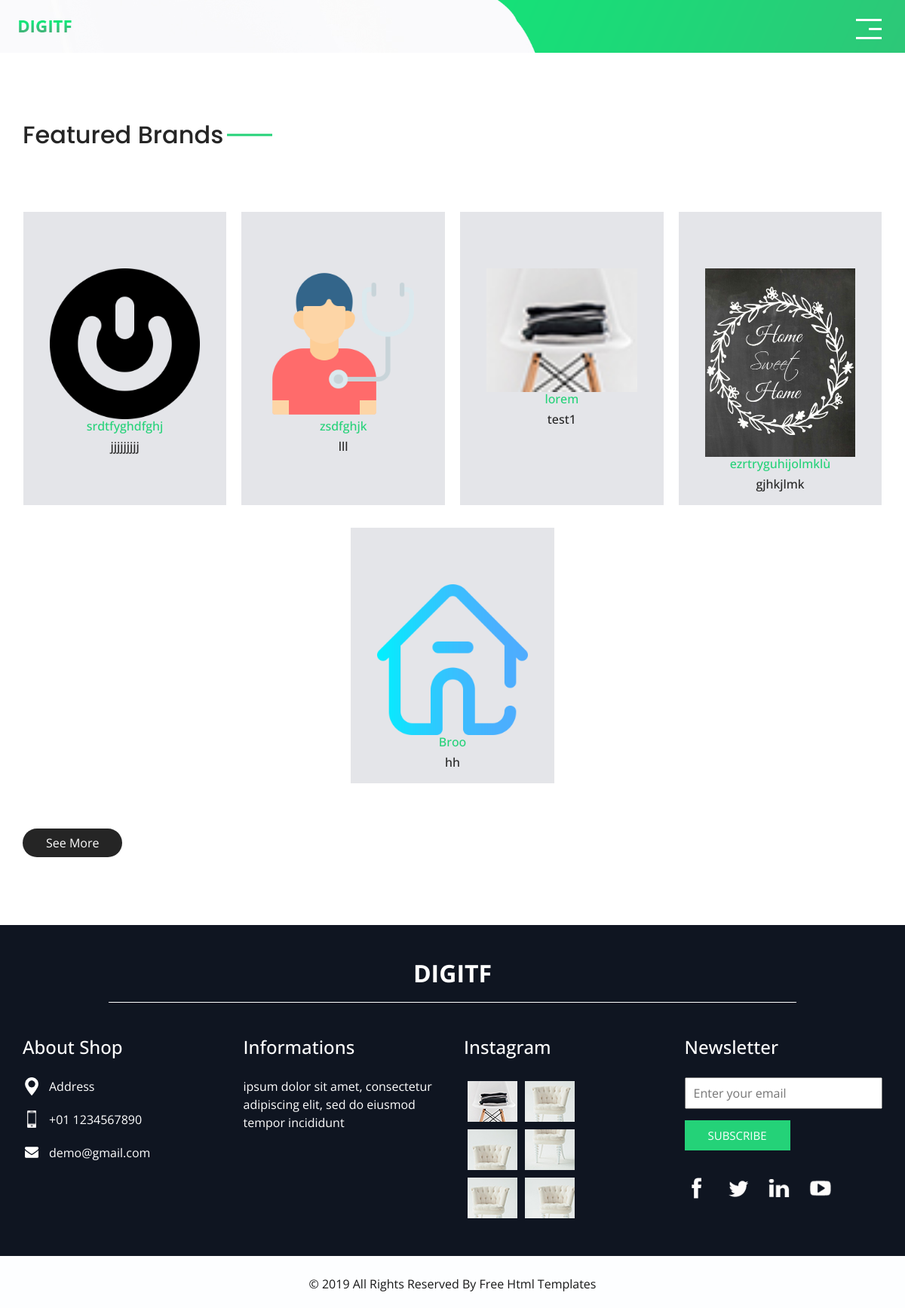
The app's page /shop/ with its own data.
### monapp/models.py (models this page shows, shortened)
class Annonce(models.Model):
    title = models.CharField(max_length=200)
    content = models.TextField()
    published_date = models.DateTimeField(auto_now_add=True)
    last_modified = models.DateTimeField(auto_now=True)
    is_active = models.BooleanField(default=True)
    annonceur = models.ForeignKey(User, on_delete=models.CASCADE)
    image = models.ImageField(upload_to='articles/', null=True, blank=True)

### monapp/views.py (the view)
# urls.py: path('shop/', views.shop, name='shop'),
def shop(request):
    annonces = Annonce.objects.all()
    today_plus_one_week = datetime.now().date()
    print(today_plus_one_week)
    datas={
        'annonces' : annonces,
        'today_plus_one_week': today_plus_one_week,
    }
    return render(request, 'shop.html', datas)

### monapp/templates/shop.html (shortened to what this page needs)
{% load static %}
<!DOCTYPE html>
<html>
<head>
  <link rel="stylesheet" type="text/css"
    href="https://cdnjs.cloudflare.com/ajax/libs/OwlCarousel2/2.1.3/assets/owl.carousel.min.css" />
  <link rel="stylesheet" type="text/css" href="{% static 'css/bootstrap.css' %}" />
  <link href="{% static 'css/style.css' %}" rel="stylesheet" />
  <link href="{% static 'css/responsive.css' %}" rel="stylesheet" />
</head>
<body class="sub_page">
  <div class="hero_area">
    <header class="header_section">
      <div class="container-fluid">
        <nav class="navbar navbar-expand-lg custom_nav-container">
          <a class="navbar-brand" href="index.html">
            <img src="{% static 'images/logo.png' %}" alt="" />
          </a>
          <div>
            <div class="custom_menu-btn ">
              <button>
                <span class=" s-1">
                </span>
                <span class="s-2">
                </span>
                <span class="s-3">
                </span>
              </button>
            </div>
          </div>
        </nav>
      </div>
    </header>
  </div>
  <section class="brand_section layout_padding">
    <div class="container">
      <div class="heading_container">
        <h2>
          Featured Brands
        </h2>
      </div>
      <div class="brand_container layout_padding2">
        {% for annonce in annonces %}
        <div class="box">
          <a href="">
            <div class="img-box">
              <img src="{{ MEDIA_URL }}{{ annonce.image.url }}" alt="">
            </div>
            <div class="detail-box">
              <h6 class="price">
                {{annonce.content}}
              </h6>
              <h6>
                {{annonce.title}}
              </h6>
            </div>
          </a>
        </div>
        {%endfor%}
      </div>
      <a href="" class="brand-btn">
        See More
      </a>
    </div>
  </section>
  <section class="info_section layout_padding2">
    <div class="container">
      <div class="info_logo">
        <h2>
          Digitf
        </h2>
      </div>
      <div class="row">
        <div class="col-md-3">
          <div class="info_contact">
            <h5>
              About Shop
            </h5>
            <div>
              <div class="img-box">
                <img src="images/location-white.png" width="18px" alt="">
              </div>
              <p>
                Address
              </p>
            </div>
            <div>
              <div class="img-box">
                <img src="images/telephone-white.png" width="12px" alt="">
              </div>
              <p>
                +01 1234567890
              </p>
            </div>
            <div>
              <div class="img-box">
                <img src="images/envelope-white.png" width="18px" alt="">
              </div>
              <p>
                demo@gmail.com
              </p>
            </div>
          </div>
        </div>
        <div class="col-md-3">
          <div class="info_info">
            <h5>
              Informations
            </h5>
            <p>
              ipsum dolor sit amet, consectetur adipiscing elit, sed do eiusmod tempor incididunt
            </p>
          </div>
        </div>
        <div class="col-md-3">
          <div class="info_insta">
            <h5>
              Instagram
            </h5>
            <div class="insta_container">
              <div>
                <a href="">
                  <div class="insta-box b-1">
                    <img src="images/i-1.jpg" alt="">
                  </div>
                </a>
                <a href="">
                  <div class="insta-box b-2">
                    <img src="images/i-2.jpg" alt="">
                  </div>
                </a>
              </div>
              <div>
                <a href="">
                  <div class="insta-box b-3">
                    <img src="images/i-3.jpg" alt="">
                  </div>
                </a>
                <a href="">
                  <div class="insta-box b-4">
                    <img src="images/i-4.jpg" alt="">
                  </div>
                </a>
              </div>
              <div>
                <a href="">
                  <div class="insta-box b-3">
                    <img src="images/i-5.jpg" alt="">
                  </div>
                </a>
                <a href="">
                  <div class="insta-box b-4">
                    <img src="images/i-6.jpg" alt="">
                  </div>
                </a>
              </div>
            </div>
          </div>
        </div>
        <div class="col-md-3">
          <div class="info_form ">
            <h5>
              Newsletter
            </h5>
            <form action="">
              <input type="email" placeholder="Enter your email">
              <button>
                Subscribe
              </button>
            </form>
            <div class="social_box">
              <a href="">
                <img src="images/fb.png" alt="">
              </a>
              <a href="">
                <img src="images/twitter.png" alt="">
              </a>
              <a href="">
                <img src="images/linkedin.png" alt="">
              </a>
              <a href="">
                <img src="images/youtube.png" alt="">
              </a>
            </div>
          </div>
        </div>
      </div>
    </div>
  </section>
  <section class="container-fluid footer_section ">
    <div class="container">
      <p>
        &copy; 2019 All Rights Reserved By
        <a href="https://html.design/">Free Html Templates</a>
      </p>
    </div>
  </section>
</body>
</body>
</html>

### monapp/static/css/responsive.css (style rules this page uses)
@media (min-width: 1200px) { .container { max-width: 1170px; } }

### records on screen
Annonce: image (picture), content "srdtfyghdfghj", title "jjjjjjjjj"
Annonce: image (picture), content "zsdfghjk", title "lll"
Annonce: image (picture), content "lorem", title "test1"
Annonce: image (picture), content "ezrtryguhijolmklù", title "gjhkjlmk"
Annonce: image (picture), content "Broo", title "hh"
